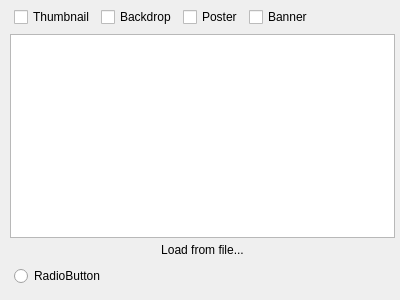
<?xml version="1.0" encoding="UTF-8"?>
<ui version="4.0">
 <class>MediaChooserPopup</class>
 <widget class="QWidget" name="MediaChooserPopup">
  <property name="geometry">
   <rect>
    <x>0</x>
    <y>0</y>
    <width>400</width>
    <height>300</height>
   </rect>
  </property>
  <property name="windowTitle">
   <string>Form</string>
  </property>
  <layout class="QVBoxLayout" name="verticalLayout">
   <property name="spacing">
    <number>0</number>
   </property>
   <property name="leftMargin">
    <number>5</number>
   </property>
   <property name="topMargin">
    <number>5</number>
   </property>
   <property name="rightMargin">
    <number>0</number>
   </property>
   <property name="bottomMargin">
    <number>5</number>
   </property>
   <item>
    <widget class="QWidget" name="widget" native="true">
     <property name="sizePolicy">
      <sizepolicy hsizetype="Fixed" vsizetype="Preferred">
       <horstretch>0</horstretch>
       <verstretch>0</verstretch>
      </sizepolicy>
     </property>
     <layout class="QHBoxLayout" name="horizontalLayout">
      <property name="topMargin">
       <number>2</number>
      </property>
      <property name="bottomMargin">
       <number>2</number>
      </property>
      <item>
       <widget class="QCheckBox" name="checkBoxThumbail">
        <property name="sizePolicy">
         <sizepolicy hsizetype="Fixed" vsizetype="Fixed">
          <horstretch>0</horstretch>
          <verstretch>0</verstretch>
         </sizepolicy>
        </property>
        <property name="text">
         <string>Thumbnail</string>
        </property>
       </widget>
      </item>
      <item>
       <widget class="QCheckBox" name="checkBoxBackdrop">
        <property name="sizePolicy">
         <sizepolicy hsizetype="Fixed" vsizetype="Fixed">
          <horstretch>0</horstretch>
          <verstretch>0</verstretch>
         </sizepolicy>
        </property>
        <property name="text">
         <string>Backdrop</string>
        </property>
       </widget>
      </item>
      <item>
       <widget class="QCheckBox" name="checkBoxPoster">
        <property name="sizePolicy">
         <sizepolicy hsizetype="Fixed" vsizetype="Fixed">
          <horstretch>0</horstretch>
          <verstretch>0</verstretch>
         </sizepolicy>
        </property>
        <property name="text">
         <string>Poster</string>
        </property>
       </widget>
      </item>
      <item>
       <widget class="QCheckBox" name="checkBoxBanner">
        <property name="sizePolicy">
         <sizepolicy hsizetype="Fixed" vsizetype="Fixed">
          <horstretch>0</horstretch>
          <verstretch>0</verstretch>
         </sizepolicy>
        </property>
        <property name="text">
         <string>Banner</string>
        </property>
       </widget>
      </item>
     </layout>
    </widget>
   </item>
   <item>
    <widget class="QWidget" name="widget_2" native="true">
     <layout class="QHBoxLayout" name="horizontalLayout_2">
      <property name="leftMargin">
       <number>5</number>
      </property>
      <property name="topMargin">
       <number>5</number>
      </property>
      <property name="rightMargin">
       <number>5</number>
      </property>
      <property name="bottomMargin">
       <number>5</number>
      </property>
      <item>
       <widget class="QGraphicsView" name="graphicsView"/>
      </item>
     </layout>
    </widget>
   </item>
   <item>
    <widget class="QPushButton" name="pushButton">
     <property name="layoutDirection">
      <enum>Qt::LeftToRight</enum>
     </property>
     <property name="autoFillBackground">
      <bool>false</bool>
     </property>
     <property name="styleSheet">
      <string notr="true">QPushButton:hover {
    border: 2px solid #8f8f91;
    border-radius: 6px;
    background-color: qlineargradient(x1: 0, y1: 0, x2: 0, y2: 1,
                                      stop: 0 #f6f7fa, stop: 1 #dadbde);
    min-width: 80px;
}



QPushButton:pressed {
    background-color: qlineargradient(x1: 0, y1: 0, x2: 0, y2: 1,
                                      stop: 0 #dadbde, stop: 1 #f6f7fa);
}

QPushButton:flat {
    border: none; /* no border for a flat push button */
}

QPushButton:default {
    border-color: navy; /* make the default button prominent */
}

QPushButton::menu-indicator {
    image: url(:/ressources/erase.png);
    subcontrol-origin: padding;
    subcontrol-position: bottom right;
}

QPushButton::menu-indicator:pressed, QPushButton::menu-indicator:open {
    position: relative;
    top: 2px; left: 2px; /* shift the arrow by 2 px */
}</string>
     </property>
     <property name="text">
      <string>Load from file...</string>
     </property>
     <property name="flat">
      <bool>true</bool>
     </property>
    </widget>
   </item>
   <item>
    <widget class="QWidget" name="widget_3" native="true">
     <layout class="QHBoxLayout" name="horizontalLayout_3">
      <item>
       <widget class="QRadioButton" name="radioButton">
        <property name="toolTip">
         <string> the image is scaled to size.</string>
        </property>
        <property name="text">
         <string>RadioButton</string>
        </property>
       </widget>
      </item>
     </layout>
    </widget>
   </item>
  </layout>
 </widget>
 <resources/>
 <connections>
  <connection>
   <sender>checkBoxPoster</sender>
   <signal>stateChanged(int)</signal>
   <receiver>MediaChooserPopup</receiver>
   <slot>refilter()</slot>
   <hints>
    <hint type="sourcelabel">
     <x>185</x>
     <y>289</y>
    </hint>
    <hint type="destinationlabel">
     <x>199</x>
     <y>149</y>
    </hint>
   </hints>
  </connection>
  <connection>
   <sender>checkBoxBanner</sender>
   <signal>stateChanged(int)</signal>
   <receiver>MediaChooserPopup</receiver>
   <slot>refilter()</slot>
   <hints>
    <hint type="sourcelabel">
     <x>247</x>
     <y>289</y>
    </hint>
    <hint type="destinationlabel">
     <x>199</x>
     <y>149</y>
    </hint>
   </hints>
  </connection>
  <connection>
   <sender>checkBoxThumbail</sender>
   <signal>stateChanged(int)</signal>
   <receiver>MediaChooserPopup</receiver>
   <slot>refilter()</slot>
   <hints>
    <hint type="sourcelabel">
     <x>44</x>
     <y>289</y>
    </hint>
    <hint type="destinationlabel">
     <x>199</x>
     <y>149</y>
    </hint>
   </hints>
  </connection>
  <connection>
   <sender>checkBoxBackdrop</sender>
   <signal>stateChanged(int)</signal>
   <receiver>MediaChooserPopup</receiver>
   <slot>refilter()</slot>
   <hints>
    <hint type="sourcelabel">
     <x>119</x>
     <y>289</y>
    </hint>
    <hint type="destinationlabel">
     <x>199</x>
     <y>149</y>
    </hint>
   </hints>
  </connection>
 </connections>
 <slots>
  <slot>refilter()</slot>
 </slots>
</ui>
